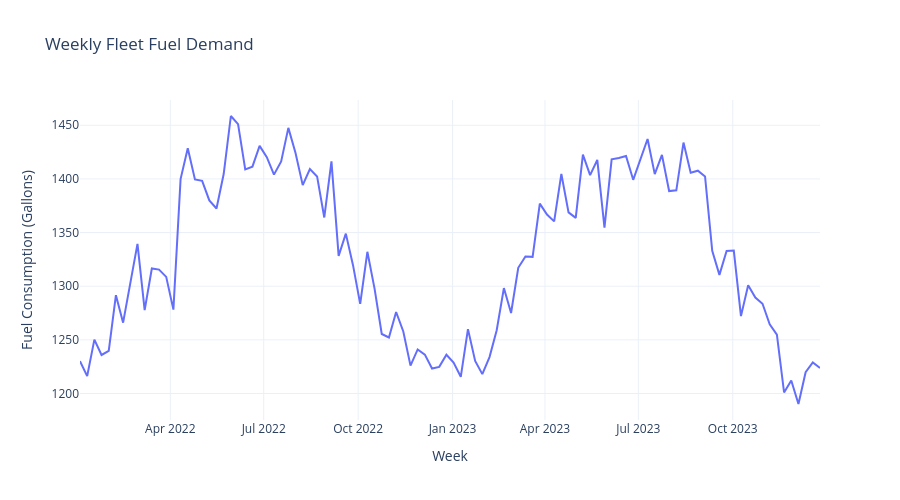

Notebook source saved alongside this figure:
### Code cell
fig = px.line(
    weekly_fuel,
    x=weekly_fuel.index,
    y="gallons",
    title="Weekly Fleet Fuel Demand"
)

fig.update_layout(
    xaxis_title="Week",
    yaxis_title="Fuel Consumption (Gallons)",
    template="plotly_white",
    height=500
)

fig.show()
